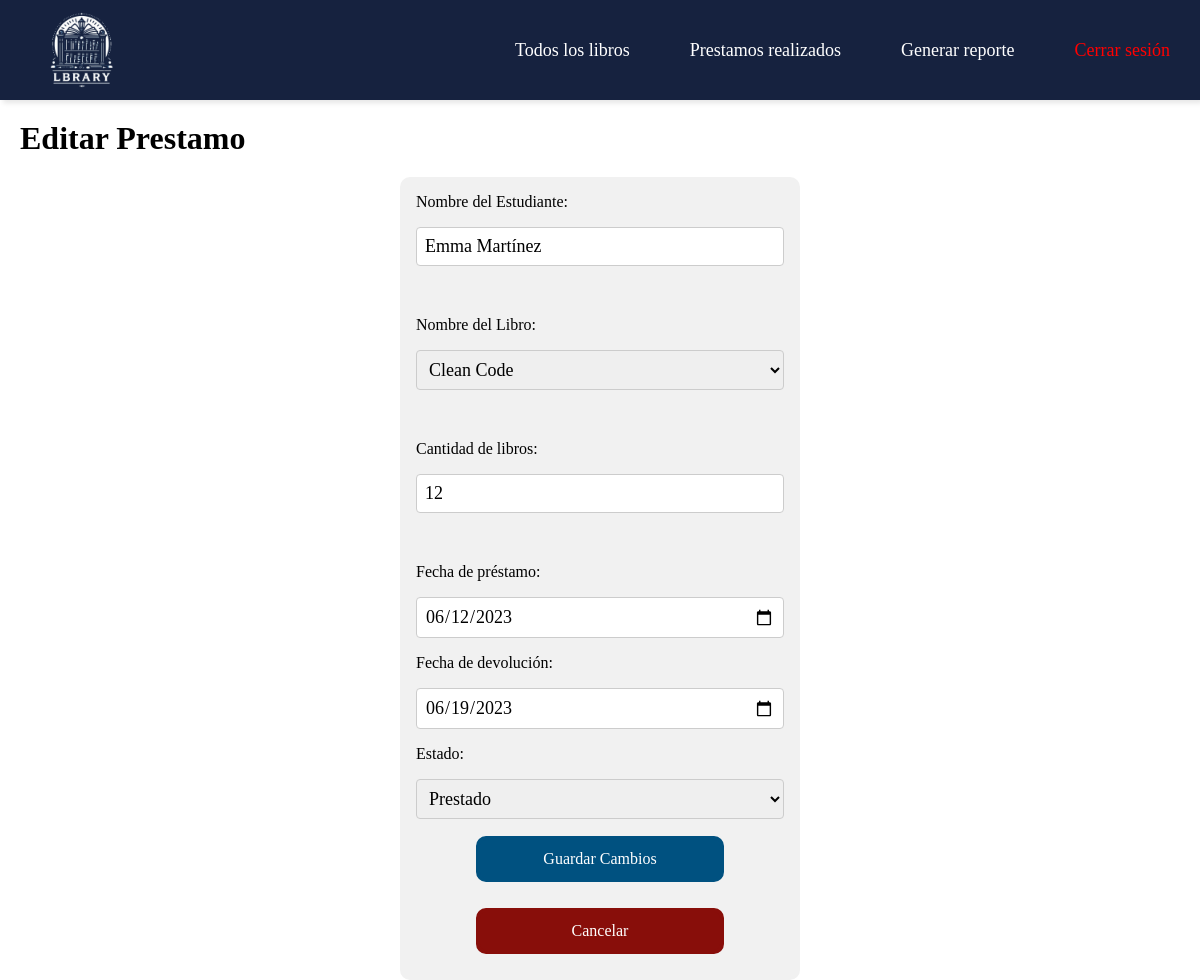
/paginas/editarPrestamo/5 (signed in), run on the app's committed database.
### tables this page shows
CREATE TABLE `prestamos` (
  `id` int(11) NOT NULL,
  `estudiante` varchar(50) NOT NULL,
  `libro` varchar(50) NOT NULL,
  `cantidad` int(11) NOT NULL,
  `fechaPrestamo` date NOT NULL,
  `fechaDevolucion` date NOT NULL,
  `estado` varchar(255) NOT NULL
);

### app/core/Core.php (called while the page is built, shortened)
<?php
    class Core{
        protected $metodoActual = 'index';
        public function __construct(){
            $url = $this->getUrl();
            if (!empty($url) && file_exists('../app/controladores/' . ucwords($url[0]) . '.php')){
                unset($url[0]);
            }
            $this->controladorActual = new $this->controladorActual;
            if (isset($url[1])){
                if (method_exists($this->controladorActual, $url[1])) {
                    $this->metodoActual = $url[1];
                    unset($url[1]);
                }
            }
            $this->parametros = $url ? array_values($url) : [];
            call_user_func_array([$this->controladorActual, $this->metodoActual], $this->parametros);
        }
        public function getUrl(){
            if (isset($_GET['url'])){
                $url = rtrim($_GET['url'], '/');
                $url = filter_var($url, FILTER_SANITIZE_URL);
                $url = explode('/', $url);
                return $url;
            }
        }
    }
?>

### public/index.php (called while the page is built, shortened)
<?php
    $iniciar = new Core;
?>

### app/core/Database.php (called while the page is built, shortened)
<?php
    class Database{
        private $host = DB_HOST;
        private $user = DB_USER;
        private $password = DB_PASSWORD;
        private $namebd = DB_NAME;
        private $dbh;
        private $stmt;
        public function __construct(){
            $dsn = 'mysql:host=' . $this->host . ';dbname=' . $this->namebd;
            $options = array(
                PDO::ATTR_PERSISTENT => true,
                PDO::ATTR_ERRMODE => PDO::ERRMODE_EXCEPTION
            );
            try {
                $this->dbh = new PDO($dsn, $this->user, $this->password, $options);
                $this->dbh->exec('set names utf8');
            } catch (PDOException $e) {
                $this->error = $e->getMessage();
            }
        }
        public function query($sql){
            $this->stmt = $this->dbh->prepare($sql);
        }
        public function bind($parametro, $valor, $tipo = null){
            if (is_null($tipo)){
                switch (true) {
                    default:
                        $tipo = PDO::PARAM_STR;
                    break;
                }
            }
            $this->stmt->bindValue($parametro, $valor, $tipo);
        }
        public function execute(){
            return $this->stmt->execute();
        }
        public function registros(){
            $this->execute();
            return $this->stmt->fetchAll(PDO::FETCH_OBJ);
        }
    }
?>

### app/modelos/Prestamo.php (called while the page is built, shortened)
<?php
    class Prestamo{
        private $db;
        public function __construct(){
            $this->db = new Database;
        }
        public function obtenerPrestamoId($id){
            $this->db->query("SELECT * from prestamos WHERE id = :id");
            $this->db->bind(':id', $id);
            $fila = $this->db->registros();
            return $fila;
        }
    }
?>

### app/vistas/paginas/editarPrestamo.php (the view, shortened to what this page needs)
<!DOCTYPE html>
<html lang="en">
<head>
    <link rel="stylesheet" type="text/css" href="<?php echo RUTA_URL; ?>/css/agregar.css">
</head>
<body>
    <?php require RUTA_APP . '/vistas/inc/header.php'; ?>
    <div>
        <h1 style="padding: 20px;">Editar Prestamo</h1>
        <form action="<?php echo RUTA_URL?>/paginas/editarPrestamo/<?php echo $datos['id']; ?>" method="POST" class="formulario" id="formularioPrestamo">
                <label for="estudiante">Nombre del Estudiante: </label>
                <input type="text" name="estudiante" value="<?php echo $datos['estudiante'];  ?>"><br>
                <label for="libro">Nombre del Libro: </label>
                <select name="libro" id="nombreLibro">
                    <option value="<?php echo $datos['libro'];  ?>"><?php echo $datos['libro'];?></option>
                </select><br>
                <label for="cantidad">Cantidad de libros: </label>
                <input type="number" name="cantidad" value="<?php echo $datos['cantidad'];?>"><br>
                <label for="fecha">Fecha de préstamo: </label>
                <input type="date" name="fechaPrestamo" id="fecha-prestamo-input" min="" value="<?php echo $datos['fechaPrestamo'];?>">
                <label for="fecha">Fecha de devolución: </label>
                <input type="date" name="fechaDevolucion" id="fecha-devolucion-input" min="" value="<?php echo $datos['fechaDevolucion'];?>">
                <label for="estado">Estado: </label>
                <select name="estado" class="estado">
                    <option value="<?php echo $datos['estado'];?>"><?php echo $datos['estado'];?></option>
                </select>
                <input type="submit" value="Guardar Cambios" class="boton-enivar" name="enviar">
                <a href="<?php echo RUTA_URL ?>/paginas/prestamos">Cancelar</a>
        </form>
    </div>
</body>
</html>

### public/css/agregar.css (style rules this page uses)
h1 { margin: auto; padding: 20px; }
.formulario { display: grid; grid-template-columns: 1fr; gap: 1rem; max-width: 400px; margin: 0 auto; padding: 1rem; background-color: #f1f1f1; border-radius: 10px; }
.formulario input[type="text"], .formulario input[type="number"], .formulario input[type="date"], .formulario select { width: 100%; padding: 8px; border: 1px solid #ccc; border-radius: 4px; font-size: large; }
.formulario input[type="submit"] { border-radius: 10px; background-color: rgb(0, 81, 128); color: #ffffff; padding: 10px 20px; font-size: 16px; border: none; cursor: pointer; float: right; margin: .5px 60px; margin-bottom: 10px; border: 4px solid rgb(0, 81, 128); transition: background-color .1s, color .1s; }
.formulario .estado { width: 100%; padding: 8px; border: 1px solid #ccc; border-radius: 4px; }
.formulario a { border-radius: 10px; background-color: rgb(136, 14, 10); color: #ffffff; padding: 10px 20px; font-size: 16px; border: none; cursor: pointer; float: right; margin: .5px 60px; margin-bottom: 10px; border: 4px solid rgb(136, 14, 10); transition: background-color .1s, color .1s; text-align: center; text-decoration: none; }

### public/css/header.css (style rules this page uses)
* { box-sizing: border-box; font-family: 'Goudy Old Style'; margin: 0; padding: 0; }

### data on the page
prestamos: estudiante "Emma Martínez", libro "Clean Code", cantidad "12", fechaPrestamo "06/12/2023", fechaDevolucion "06/19/2023", estado "Prestado"
